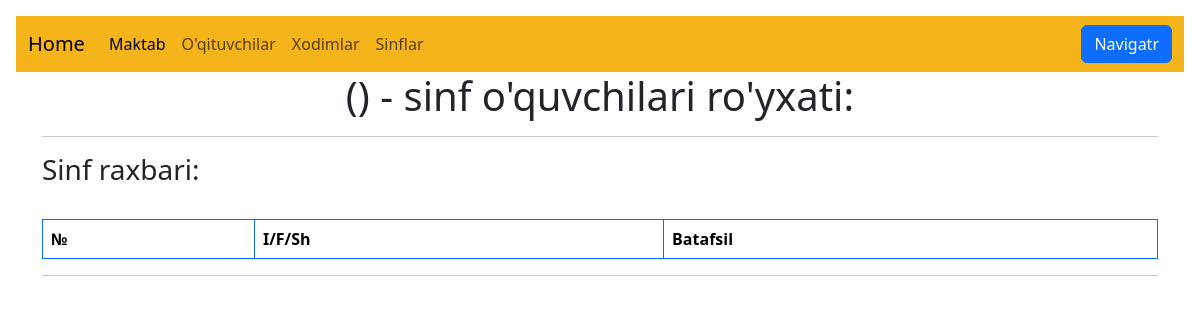
/student/list-s/1/ (signed in), run on an earlier commit of the app's database.
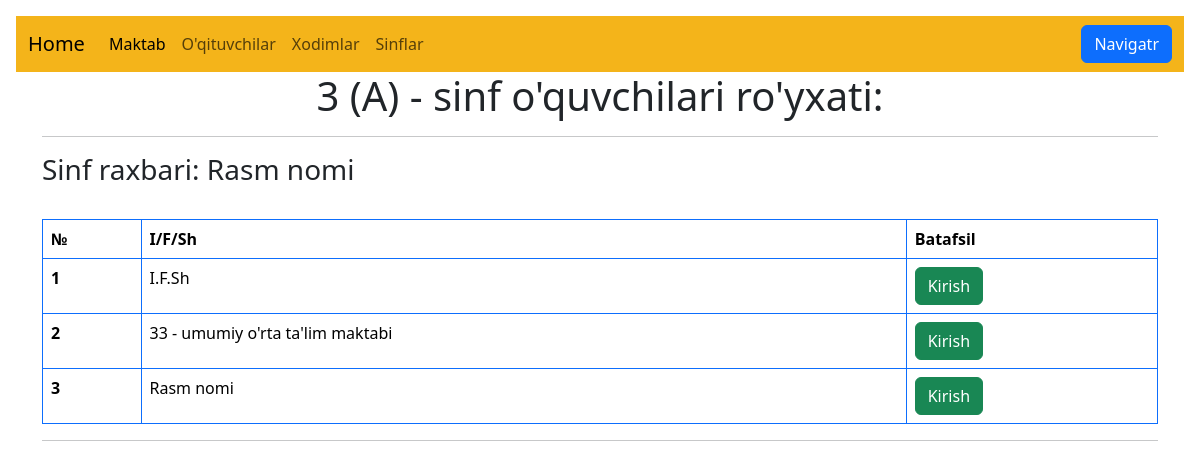
And on a later commit of the database.
### student/models.py (models this page shows, shortened)
class Students(models.Model):
    name = models.CharField(max_length=55)
    class_name = models.ForeignKey(
        ClassName,
        on_delete=models.CASCADE,
        related_name='students',
        verbose_name='Sinf'
    )
    name_father = models.CharField(max_length=55, verbose_name="Otasining ismi")
    name_mom = models.CharField(max_length=55, verbose_name="Onasining ismi")
    phone_father = models.CharField(max_length=17, default='+998', verbose_name="Otasi telefon raqami")
    phone_mom = models.CharField(max_length=17, default='+998', verbose_name="Onasi telefon raqami")
    photo = models.ImageField(default="/media/about1.jpg", upload_to='images/', blank=True)
    author = models.ForeignKey(
        get_user_model(),
        on_delete=models.CASCADE,
    )

class ClassName(models.Model):
    name = models.CharField(max_length=3, unique=True, verbose_name="Sinf Nomi")
    class_id = models.IntegerField()
    class_letter = models.CharField(blank=True, max_length=1)
    class_teacher = models.ForeignKey(
        'Teachers',
        on_delete=models.SET_NULL,
        null=True,
        blank=True,
        related_name='class_groups',
        verbose_name='Sinf Rahbari'
    )

class Teachers(models.Model):
    name = models.CharField(max_length=55)
    position = models.CharField(max_length=30)
    phone = models.CharField(max_length=17, default='+998')
    working_time = models.IntegerField(blank=True)
    level = models.CharField(max_length=15, default="bo'sh", blank=True)
    photo = models.ImageField(default="/media/about1.jpg", upload_to='images/', blank=True)
    author = models.ForeignKey(
        get_user_model(),
        on_delete=models.CASCADE,
    )
    def __str__(self):
        return self.name

### student/views.py (the view)
# urls.py: path('list-s/<int:pk>/', StudentsListView.as_view(), name='students_list'),
class StudentsListView(LoginRequiredMixin, ListView):
    model = Students
    template_name = 'students_list.html'
    context_object_name = 'students_list'
    def get_queryset(self):
        return Students.objects.filter(class_name_id=self.kwargs['pk'])

### templates/students_list.html (shortened to what this page needs)
{% extends 'base2.html' %}
{% load static %}
{% block content %}
<div align="center">
    <h1>{{ students_list.0.class_name.class_id }} ({{ students_list.0.class_name.class_letter }}) - sinf o'quvchilari ro'yxati:</h1>
</div>
<hr>
<h3>Sinf raxbari: {{ students_list.0.class_name.class_teacher }}</h3>
<br>
<table class="table table-bordered border-primary">
    <thead>
        <tr>
            <th scope="col">&#8470;</th>
            <th scope="col">I/F/Sh</th>
            <th scope="col">Batafsil</th>
        </tr>
    </thead>
    <tbody>
        {% for student in students_list %}
        <tr>
            <th scope="row">{{ forloop.counter }}</th>
            <td>{{ student.name }}</td>
            <td>
                <a href="{% url 'students_detail' student.pk %}">
                    <button type="button" class="btn btn-success">Kirish</button>
                </a>
            </td>
        </tr>
        {% endfor %}
    </tbody>
</table>
<hr>
{% endblock content %}

What changed in the data, as far as the page shows it:
added Students: class_name.class_id "3", class_name.class_letter "A", class_name.name "Rasm nomi", name "I.F.Sh"
added Students: name "33 - umumiy o'rta ta'lim maktabi"
added Students: name "Rasm nomi"
